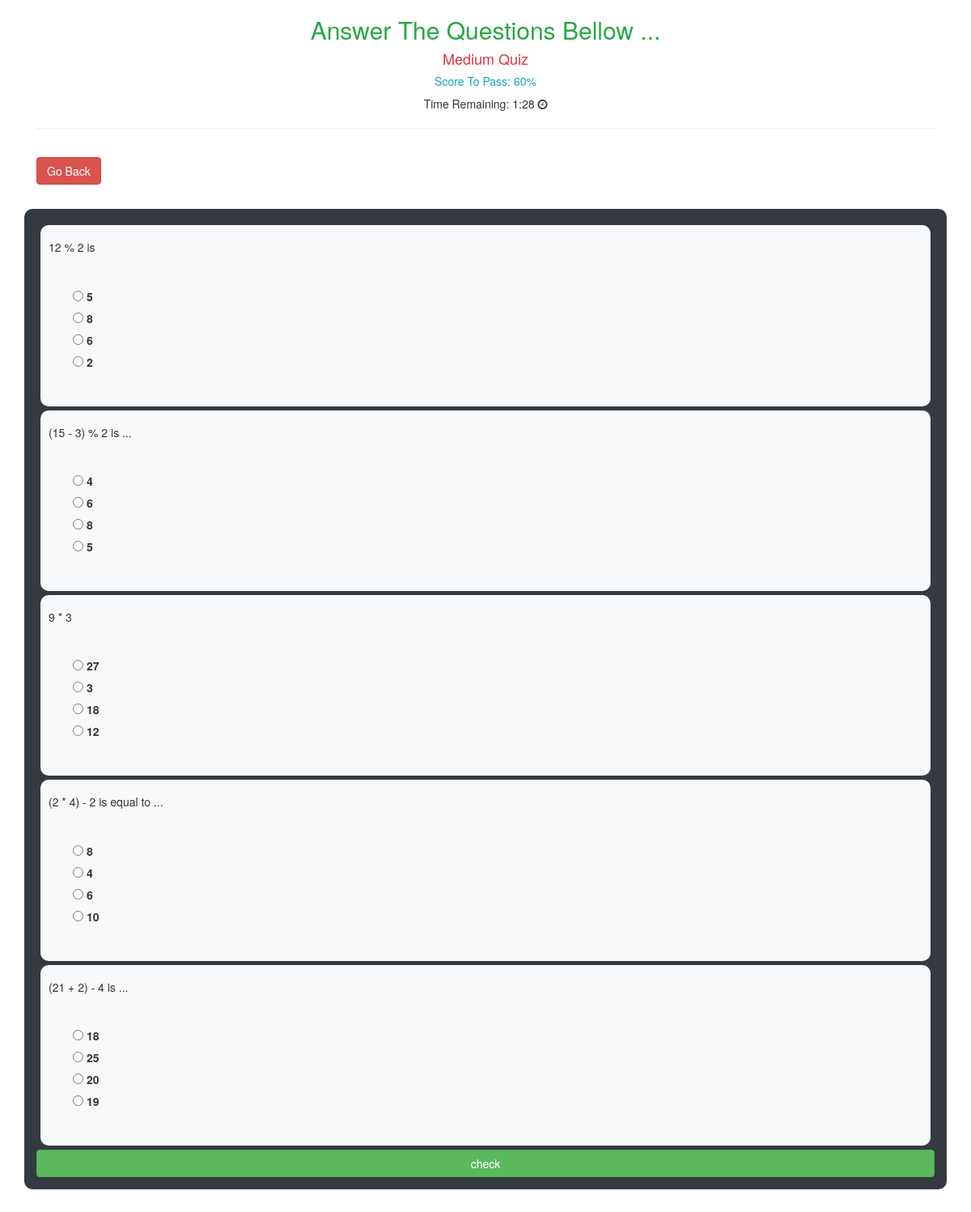
The page /2 (signed in) on the database its author committed.
### quiz/models.py (models this page shows, shortened)
class Quiz( models.Model ):
    name = models.CharField( max_length=100 )
    difficulty = models.CharField( choices=choices, max_length=100 )
    number_of_questions = models.IntegerField( default=0, help_text='number of questions for quiz' )
    min_score = models.IntegerField( default=0, help_text='min score you need to pass the quiz.' )
    required_time = models.IntegerField()

class Question( models.Model ):
    question_text = models.CharField( max_length=250 )
    quiz = models.ForeignKey( Quiz, on_delete=models.CASCADE )

class Answer( models.Model ):
    question = models.ForeignKey( Question, on_delete=models.CASCADE )
    is_correct = models.BooleanField( default=False )
    answer_text = models.CharField( max_length=200 )

### quiz/views.py (the view)
# urls.py: path( '<int:quiz_id>', quizView, name='quiz' ),
@login_required
def quizView(request, *args, **kwargs):
    quiz_id = kwargs['quiz_id']
    quiz = Quiz.objects.filter( id=quiz_id ).first()
    questions = quiz.question_set.all()
    context = {'quiz': quiz, 'questions': questions}
    return render( request, 'quiz/quiz-page.html', context )

### quiz/templates/quiz/quiz-page.html (shortened to what this page needs)
{% extends 'shared/_MainLayout.html' %}
{% block content %}
    <div class="container">
        <h2 class="text-center text-success">Answer The Questions Bellow ...</h2>
        <h4 class="text-center text-danger">{{ quiz.difficulty|title }} Quiz</h4>
        <h5 class="text-center text-info">Score To Pass: {{ quiz.min_score|title }}%</h5>
        <p class="text-center">Time Remaining: <span id="minutes"></span>:<span id="seconds"></span> <i
                class="fa fa-clock-o"></i></p>
        <hr>
    </div>
    <div class="container mt-4 mb-5">
        <a href="{% url 'quiz:home-view' %}" class="btn btn-danger">Go Back</a>
    </div>
    <div class="container bg-dark p-4 mb-5" id="questions-div">
        <form method="post" id="quiz-form" action="{% url 'quiz:quiz-check' quiz.id %}" novalidate>
            {% for question in questions %}
                <div class="p-3 m-2 bg-light question">
                    <div>
                        <h5>{{ question.question_text }}</h5>
                    </div>
                    <div class="p-5">
                        {% for ans in question.answer_set.all %}
                            <div class="d-block">
                                <input type="radio" class="mt-2 ans" name="{{ ans.question.question_text }}"
                                       value="{{ ans.answer_text }}">
                                <label for="{{ ans.question.question_text }}">{{ ans.answer_text }}</label>
                            </div>
                        {% endfor %}
                    </div>
                </div>
            {% endfor %}
            <button type="submit" class="btn btn-block btn-success" id="check-btn">check</button>
        </form>
    </div>
{% endblock %}

### static/css/style.css (style rules this page uses)
a { text-decoration: none; }
#questions-div { border-radius: 10px; }
.question { border-radius: 10px; }

### rows shown on the page
Quiz: difficulty "Medium", min_score "60"
Question: question_text "12 % 2 is"
Answer: answer_text "5"
Answer: answer_text "8"
Answer: answer_text "6"
Answer: answer_text "2"
Question: question_text "(15 - 3) % 2 is ..."
Answer: answer_text "4"
Answer: answer_text "6"
Answer: answer_text "8"
Answer: answer_text "5"
Question: question_text "9 * 3"
Answer: answer_text "27"
Answer: answer_text "3"
Answer: answer_text "18"
Answer: answer_text "12"
Question: question_text "(2 * 4) - 2 is equal to ..."
Answer: answer_text "8"
Answer: answer_text "4"
Answer: answer_text "6"
Answer: answer_text "10"
Question: question_text "(21 + 2) - 4 is ..."
Answer: answer_text "18"
Answer: answer_text "25"
Answer: answer_text "20"
Answer: answer_text "19"
